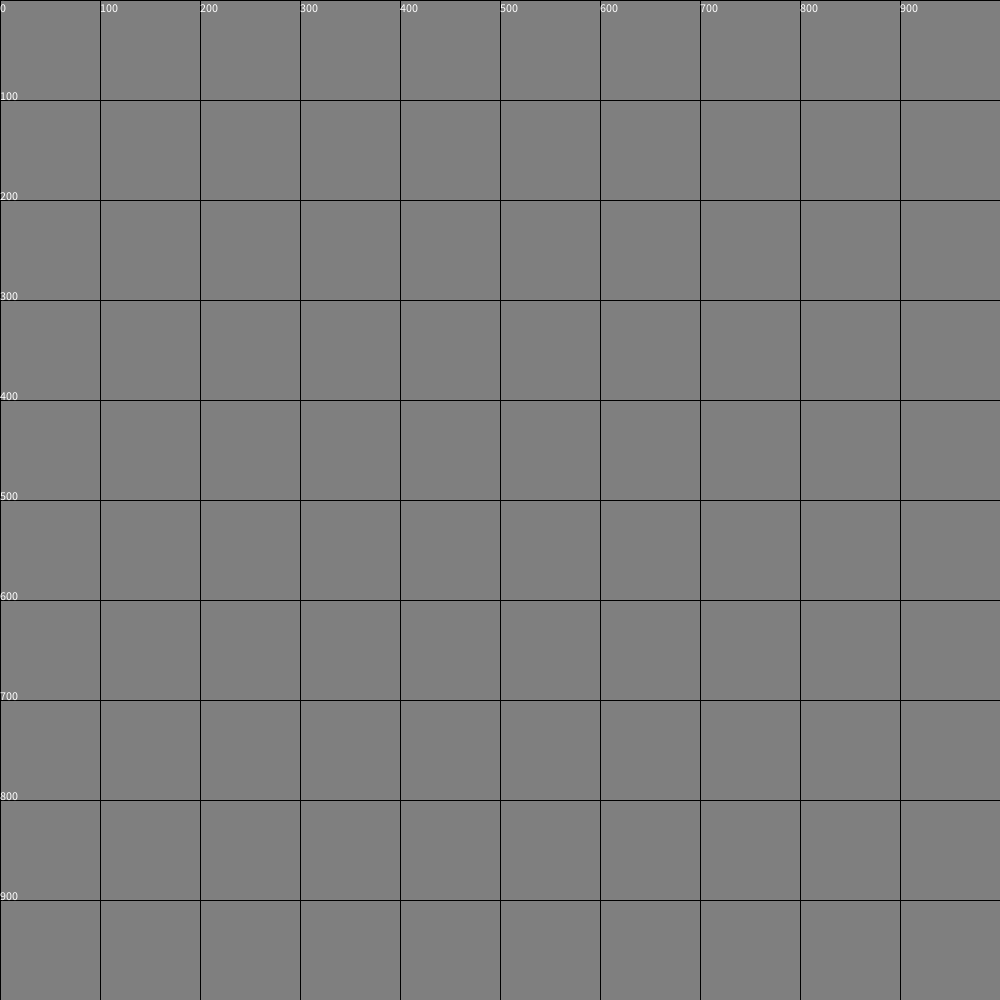
Frame 1 (no input)
Frame 2 (the mouse pressed at the canvas centre, redrawn once): identical to frame 1, image omitted

The Processing sketch that drew this single still picture (run headless with seeded random() and noise(); the mouse was pressed at the canvas centre and the sketch redrawn once):

// Processing sketch: LoopTest
// ── LoopTest.pde
//Jacob Schwartz 9/21/18

void setup() {
  size(1000, 1000);
  background(127);
}

void draw() {
  background(127);
  //make grid with a while loop
  int i = 0;
  while (i < width) {
    line(0, i, width, i); //draw horizontal line
    line(i, 0, i, height); //draw vertical line
    text(i, 0, i); //draw side text values
    text(i, i, 12); //draw side text values

    i = i + 100;
  }

  // Create a counter
  //for ( int i=0; i<width; i+=100) {
  //  line(0, i, width, i); //draw horizontal line
  //  line(i, 0, i, height); //draw vertical line
  //  text(i, 0, i); //draw side text values
  //  text(i, i, 12); //draw top text values
  //}
  noLoop();
}
